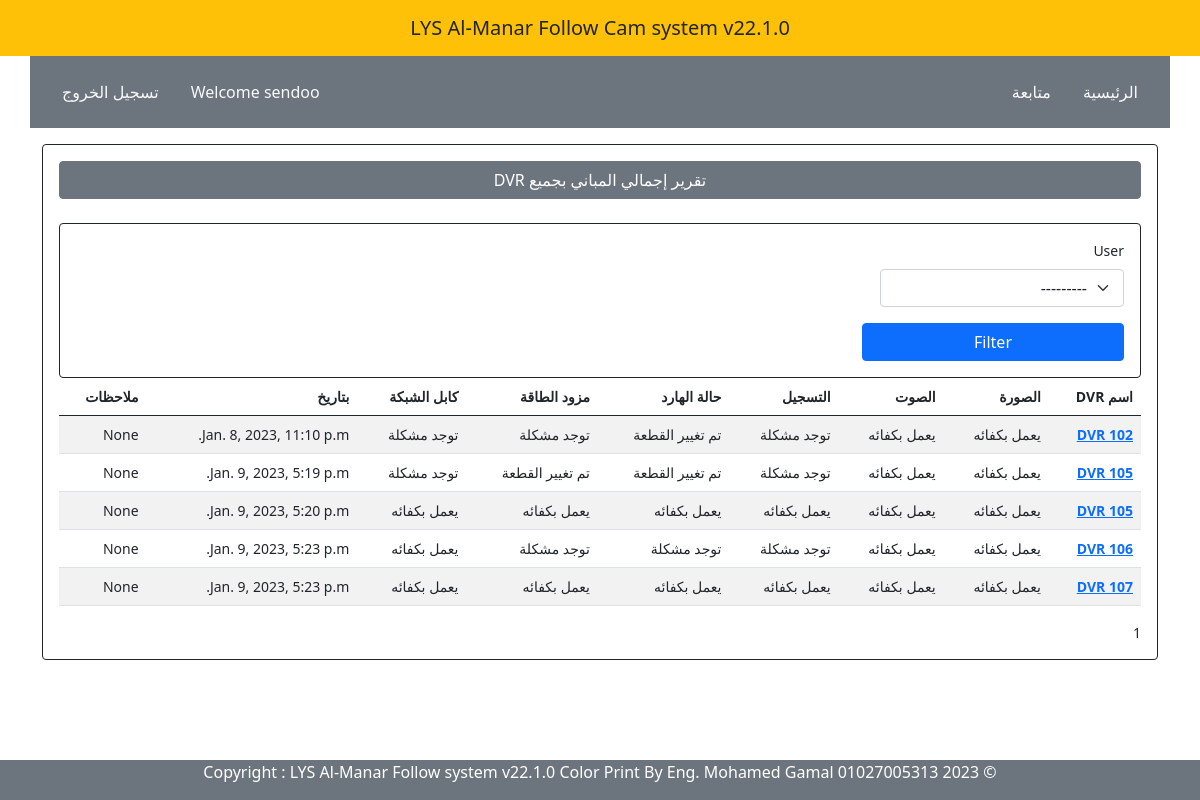
/follow/follow_results/ (signed in), run on the app's committed database.
### follow/models.py (models this page shows, shortened)
class Follow(models.Model):
    dvr             = models.ForeignKey(Add_DVR, on_delete=models.CASCADE )
    images          = models.CharField(choices=FOLLOW, max_length=30, null=True, blank=True)
    mic             = models.CharField(choices=FOLLOW, max_length=30, null=True, blank=True)
    record          = models.CharField(choices=FOLLOW, max_length=30, null=True, blank=True)
    hdd             = models.CharField(choices=FOLLOW, max_length=30, null=True, blank=True)
    power           = models.CharField(choices=FOLLOW, max_length=30, null=True, blank=True)
    lan             = models.CharField(choices=FOLLOW, max_length=30, null=True, blank=True)
    created_at      = models.DateTimeField(auto_now_add=True, null=True, blank=True )
    notes           = models.CharField(max_length=500, null=True, blank=True)
    user            = models.ForeignKey(User, on_delete=models.CASCADE, null=True)

class Add_DVR(models.Model):
    name            = models.CharField(max_length=30, null=True, blank=True)
    floor           = models.CharField(max_length=30, null=True, blank=True)
    ips             = models.CharField(max_length=30, null=True, blank=True)
    ports           = models.CharField(max_length=30, null=True, blank=True)
    build           = models.ForeignKey('Building',on_delete=models.CASCADE)
    def __str__(self):
        if not self.name:
            return ""
        return str(self.name)

### follow/views.py (the view)
# urls.py: path('follow_results/', views.follow_results , name='follow_results'),
@login_required(login_url='user-login')
@cache_control(no_cache=True, must_revalidate=True, no_store=True)
def follow_results(request):
    end_date = datetime.now()
    start_date = end_date - timedelta(days=30)
    follow_results = Follow.objects.filter(created_at__range=[start_date, end_date])
    if request.method == 'GET':
        form = FollowFilterForm(request.GET)
        if form.is_valid():
            user = form.cleaned_data['user']
            if user:
                follow_results = follow_results.filter(user=user)
    else:
        form = FollowFilterForm()
    paginator = Paginator(follow_results, 10)
    page = request.GET.get('page')
    try:
        follow_results = paginator.page(page)
    except PageNotAnInteger:
        follow_results = paginator.page(1)
    except EmptyPage:
        follow_results = paginator.page(paginator.num_pages)
    context = {
        'form': form,
        'follow_results': follow_results
    }
    return render(request, 'follow/follow_results.html', context)

### follow/forms.py
class FollowFilterForm(forms.Form):
    class Meta:
        model       = Follow
    user = forms.ModelChoiceField(queryset=User.objects.all(), required=False)

### templates/follow/follow_results.html (shortened to what this page needs)
{% extends 'parties/base.html' %}
{% load crispy_forms_tags %}
{% block content %}
<div class="container mt-3" style='width: 95%; font-size: 14px'>
  <div class="card border-dark p-3">
    <span class="btn btn-secondary mb-4" style="cursor: default">
      تقرير إجمالي المباني بجميع DVR
    </span>
    <div class="card border-dark p-3">
    <form method="get" action="{% url 'follow_results' %}">
      <div class="row">
        <div class="col-3">{{ form.user|as_crispy_field }}</div>
      </div>
      <button type="submit" class="btn btn-primary col-3">Filter</button>
    </form>
    </div>
  <table class="table table-striped table-hover">
    <thead>
      <tr>
        <th scope="col">اسم DVR</th>
        <th scope="col">الصورة </th>
        <th scope="col">الصوت</th>
        <th scope="col">التسجيل</th>
        <th scope="col">حالة الهارد</th>
        <th scope="col">مزود الطاقة</th>
        <th scope="col">كابل الشبكة</th>
        <th scope="col">بتاريخ</th>
        <th scope="col">ملاحظات</th>
      </tr>
    </thead>
    <tbody class="table-group-divider">
        {% for add in follow_results %}
      <tr>
        <th scope="row"><a href="{% url 'about_dvr' add.pk %}">{{ add.dvr }}</a></th>
        <td>{{ add.images }}</td>
        <td>{{ add.mic }}</td>
        <td>{{ add.record }}</td>
        <td>{{ add.hdd }}</td>
        <td>{{ add.power }}</td>
        <td>{{ add.lan }}</td>
        <td>{{ add.created_at }}</td>
        <td>{{ add.notes }}</td>
        {% endfor %}
      </tr>
    </tbody>
  </table>
{% for page in follow_results.paginator.page_range %}
  {% if page == follow_results.number %}
    {{ page }}
  {% else %}
    <a href="?page={{ page }}">{{ page }}</a>
  {% endif %}
{% endfor %}
</div>
</div>
<br >
<br >
<br >
<br >
{% endblock content %}

### templates/parties/topnav.html
<div class="wrapper">
    <header>
      <nav  class="navbar navbar-expand-lg navbar-dark navbar-sm {% block navbar %} bg-warning {% endblock %}">
        <a class="navbar-brand flex-grow-1 text-center small-title text-dark" style="color: #fff; left: 50%; transform: translateX(-50%); position: relative;">
           LYS Al-Manar Follow Cam system v22.1.0
        </a>
      </nav>
    </header>
    {% if user.is_authenticated %}
    <div class="container d-flex  bg-secondary mb-3 p-3">
      <div class="d-flex "><a class="nav-link active  link-light" aria-current="page" href="{% url 'home' %}">الرئيسية</a></div>
      <div class="d-flex ms-auto"><a class="nav-link  link-light" href="{% url 'follow_dvr' %}">متابعة </a></div>
      <div class="d-flex "><a class="nav-link  link-light"> Welcome {{ user.username }}</a></div>
      <div class="d-flex "><a class="nav-link  link-light" href="{% url 'user-logout' %}"> تسجيل الخروج</a></div>
    {% else %}
      <div class="d-flex "><a class="nav-link  link-light" href="{% url 'user-login' %}"> تسجيل الدخول</a></div>
    {% endif %}
    </div>

### data on the page
Follow: dvr "DVR 102", images "يعمل بكفائه", mic "يعمل بكفائه", record "توجد مشكلة", hdd "تم تغيير القطعة", power "توجد مشكلة", lan "توجد مشكلة", created_at "Jan. 8, 2023, 11:10 p.m.", notes "None"
Follow: dvr "DVR 105", images "يعمل بكفائه", mic "يعمل بكفائه", record "توجد مشكلة", hdd "تم تغيير القطعة", power "تم تغيير القطعة", lan "توجد مشكلة", created_at "Jan. 9, 2023, 5:19 p.m.", notes "None"
Follow: dvr "DVR 105", images "يعمل بكفائه", mic "يعمل بكفائه", record "يعمل بكفائه", hdd "يعمل بكفائه", power "يعمل بكفائه", lan "يعمل بكفائه", created_at "Jan. 9, 2023, 5:20 p.m.", notes "None"
Follow: dvr "DVR 106", images "يعمل بكفائه", mic "يعمل بكفائه", record "توجد مشكلة", hdd "توجد مشكلة", power "توجد مشكلة", lan "يعمل بكفائه", created_at "Jan. 9, 2023, 5:23 p.m.", notes "None"
Follow: dvr "DVR 107", images "يعمل بكفائه", mic "يعمل بكفائه", record "يعمل بكفائه", hdd "يعمل بكفائه", power "يعمل بكفائه", lan "يعمل بكفائه", created_at "Jan. 9, 2023, 5:23 p.m.", notes "None"

### other printed values
{{ user.username }} "sendoo"
{{ page }} "1"
